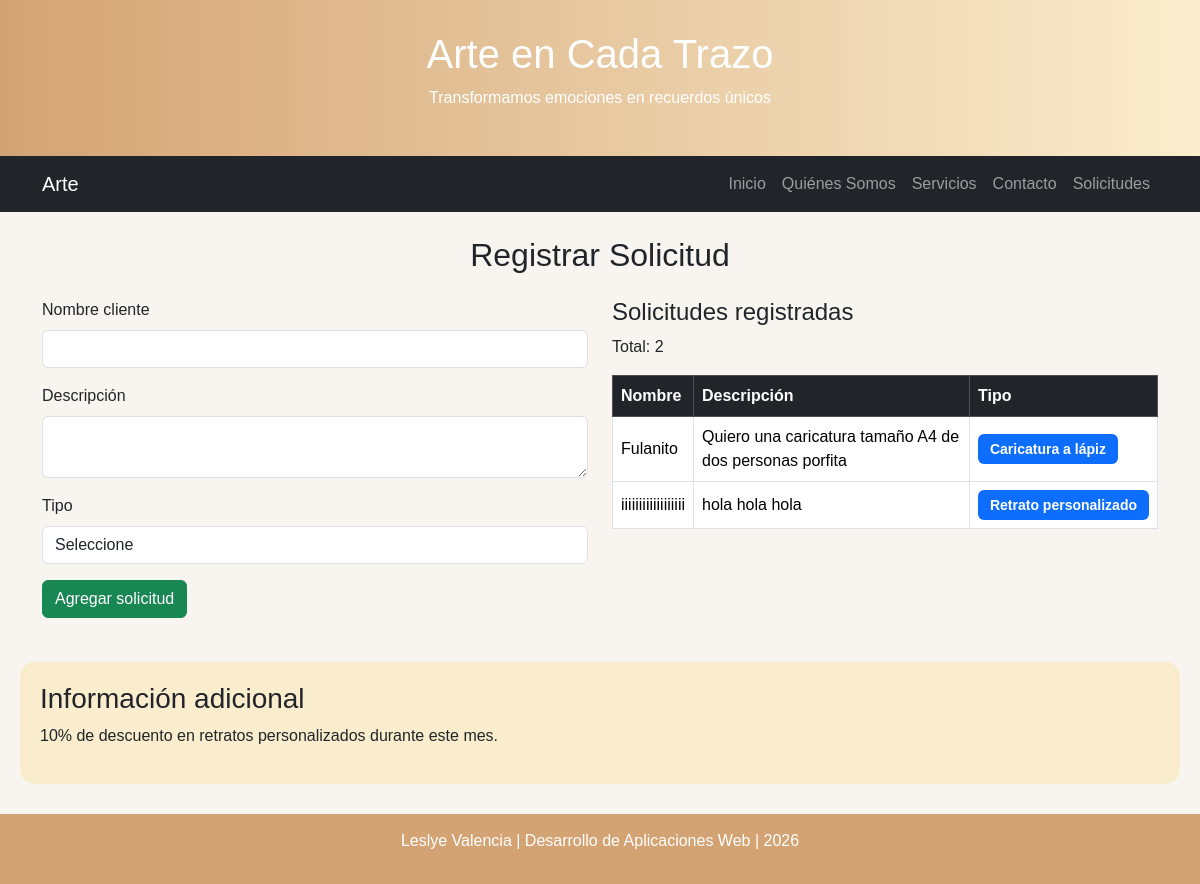
The app's page /solicitudes with its own data.
### tables this page shows
CREATE TABLE solicitudes (
            id INTEGER PRIMARY KEY AUTOINCREMENT,
            nombre TEXT NOT NULL,
            descripcion TEXT NOT NULL,
            tipo TEXT NOT NULL
        );

### app.py (the view, shortened to what this page needs)
@app.route("/solicitudes", methods=["GET", "POST"])
def solicitudes():
    form = SolicitudForm()
    if request.method == "GET":
        tipo_preseleccionado = request.args.get("tipo")
        if tipo_preseleccionado:
            form.tipo.data = tipo_preseleccionado
    conn = get_db_connection()
    filas = conn.execute(
        "SELECT id, nombre, descripcion, tipo FROM solicitudes ORDER BY id DESC"
    ).fetchall()
    conn.close()
    return render_template("solicitudes.html", form=form, solicitudes=filas)

### forms/solicitud_form.py
class SolicitudForm(FlaskForm):
    nombre = StringField(
        "Nombre cliente",
        validators=[
            DataRequired(message="El nombre es obligatorio."),
            Length(min=3, message="El nombre debe tener mínimo 3 caracteres.")
        ]
    )
    descripcion = TextAreaField(
        "Descripción",
        validators=[
            DataRequired(message="La descripción es obligatoria."),
            Length(min=10, message="Debe escribir mínimo 10 caracteres.")
        ]
    )
    tipo = SelectField(
        "Tipo",
        choices=[
            ("", "Seleccione"),
            ("Retrato personalizado", "Retrato personalizado"),
            ("Caricatura a lápiz", "Caricatura a lápiz"),
            ("Pintura personalizada", "Pintura personalizada"),
        ],
        validators=[DataRequired(message="Seleccione una categoría.")]
    )
    submit = SubmitField("Agregar solicitud")

### app.py (called while the page is built)
def get_db_connection():
    conn = sqlite3.connect(DB_PATH)
    conn.row_factory = sqlite3.Row
    return conn

### templates/solicitudes.html (shortened to what this page needs)
{% extends "base.html" %}
{% block content %}
<section id="solicitudes">
<h2 class="text-center m-4">
Registrar Solicitud
</h2>
<div class="row">
<div class="col-md-6">
<form id="formularioSolicitud" method="POST" novalidate>
<div class="mb-3">
{{ form.nombre.label(class="form-label") }}
{{ form.nombre(class="form-control", id="nombre") }}
</div>
<div class="mb-3">
{{ form.descripcion.label(class="form-label") }}
{{ form.descripcion(class="form-control", id="descripcion") }}
</div>
<div class="mb-3">
{{ form.tipo.label(class="form-label") }}
{{ form.tipo(class="form-control", id="tipo") }}
</div>
{{ form.submit(class="btn btn-success") }}
</form>
<br>
</div>
<div class="col-md-6">
<h4>
Solicitudes registradas
</h4>
<p>
Total:
<span id="contador">{{ solicitudes|length }}</span>
</p>
<div id="listaSolicitudes">
{% if solicitudes|length == 0 %}
<p id="sinDatos" class="text-center text-muted">
No existen solicitudes registradas.
</p>
{% else %}
<table class="table table-bordered table-hover align-middle">
<thead class="table-dark">
<tr>
<th>Nombre</th>
<th>Descripción</th>
<th>Tipo</th>
</tr>
</thead>
<tbody>
{% for solicitud in solicitudes %}
<tr>
<td>{{ solicitud.nombre }}</td>
<td>{{ solicitud.descripcion }}</td>
<td><span class="badge bg-primary">{{ solicitud.tipo }}</span></td>
</tr>
{% endfor %}
</tbody>
</table>
{% endif %}
</div>
</div>
</div>
</section>
{% endblock %}

### templates/base.html (shortened to what this page needs)
<!DOCTYPE html>
<html lang="es">
<head>
<link href="https://cdn.jsdelivr.net/npm/bootstrap@5.3.3/dist/css/bootstrap.min.css"
rel="stylesheet">
<link href="https://cdn.jsdelivr.net/npm/bootstrap-icons@1.11.3/font/bootstrap-icons.css"
rel="stylesheet">
<link rel="stylesheet"
href="{{ url_for('static', filename='css/style.css') }}">
</head>
<body>
<header>
<h1>Arte en Cada Trazo</h1>
<p>
Transformamos emociones en recuerdos únicos
</p>
</header>
<nav class="navbar navbar-expand-lg navbar-dark bg-dark">
<div class="container">
<a class="navbar-brand" href="{{ url_for('index') }}">
Arte
</a>
<div class="collapse navbar-collapse" id="menu">
<ul class="navbar-nav ms-auto">
<li class="nav-item">
<a class="nav-link" href="{{ url_for('index') }}">Inicio</a>
</li>
<li class="nav-item">
<a class="nav-link" href="{{ url_for('index') }}#quienes">Quiénes Somos</a>
</li>
<li class="nav-item">
<a class="nav-link" href="{{ url_for('servicios') }}">Servicios</a>
</li>
<li class="nav-item">
<a class="nav-link" href="{{ url_for('contacto') }}">Contacto</a>
</li>
<li class="nav-item">
<a class="nav-link" href="{{ url_for('solicitudes') }}">Solicitudes</a>
</li>
</ul>
</div>
</div>
</nav>
<main class="container">
{% block content %}{% endblock %}
</main>
<aside>
<h3>
Información adicional
</h3>
<p>
10% de descuento en retratos personalizados durante este mes.
</p>
</aside>
<footer>
<p>
Leslye Valencia | Desarrollo de Aplicaciones Web | 2026
</p>
</footer>
</body>
</html>

### static/css/style.css (style rules this page uses)
body { font-family:Arial,sans-serif; background-color:#f8f4f0; }
header { background:linear-gradient(to right,#d4a373,#faedcd); padding:30px; text-align:center; color:white; }
aside { background-color:#faedcd; padding:20px; margin:20px; border-radius:15px; }
footer { background-color:#d4a373; padding:15px; text-align:center; color:white; margin-top:30px; }
#listaSolicitudes { min-height:120px; }
.badge { font-size:14px; padding:8px 12px; }

### records on screen
solicitudes: nombre "Fulanito", descripcion "Quiero una caricatura tamaño A4 de dos personas porfita", tipo "Caricatura a lápiz"
solicitudes: nombre "iiiiiiiiiiiiiiiiii", descripcion "hola hola hola", tipo "Retrato personalizado"

### other values on screen
{{ solicitudes|length }} "2"
